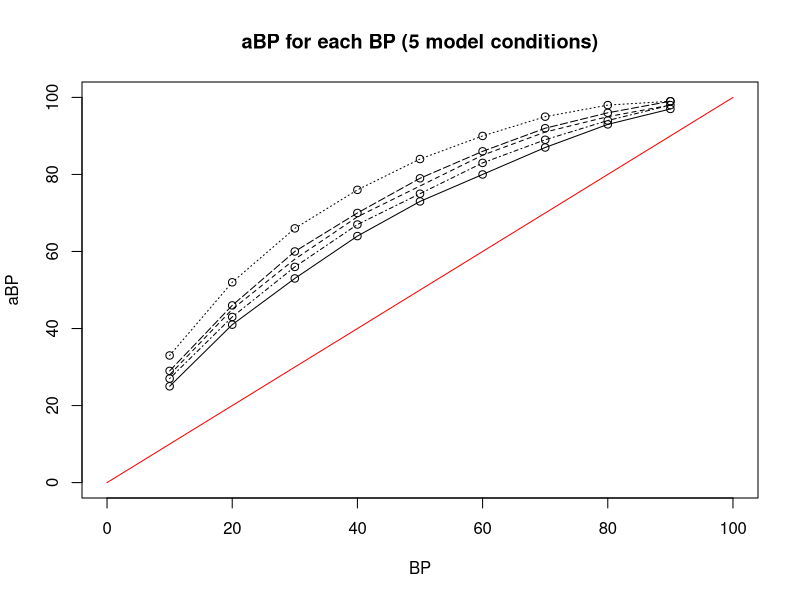
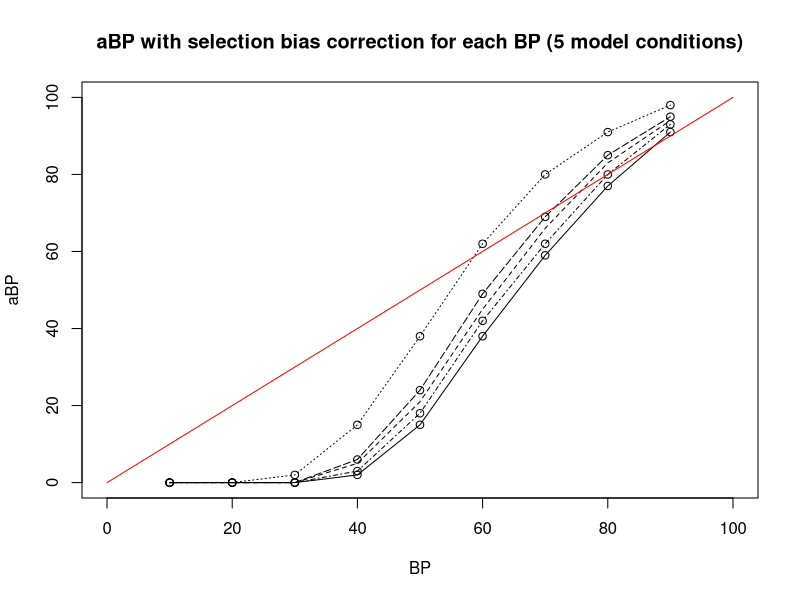

The R source for these figures, in order:
d = read.table('Susko2010Table3.csv', sep='\t', header=TRUE)
pdf("Susko2010Table3aBP.pdf")
plot(d$BP, d$aBPRand, 
    xlim=c(0,100), ylim=c(0,100),
    xlab="BP", ylab="aBP",
    main="aBP for each BP (5 model conditions)", 
    type='l')
points(d$BP, d$aBPRand, pty=1)
lines(d$BP, d$aBPExGam, lty=2)
points(d$BP, d$aBPExEq, pty=3)
lines(d$BP, d$aBPExEq, lty=3)
points(d$BP, d$aBPExGamAA, pty=4)
lines(d$BP, d$aBPExGamAA, lty=4)
points(d$BP, d$aBPExEqAA, pty=5)
lines(d$BP, d$aBPExEqAA, lty=5)
lines(c(0,100), c(0,100), col="red")
dev.off()
pdf("Susko2010Table3aBPMLCorrection.pdf")
plot(d$BP, d$aBPMLRand, xlim=c(0,100), ylim=c(0,100), xlab="BP", ylab="aBP", main="aBP with selection bias correction for each BP (5 model conditions)",
    type='l')
points(d$BP, d$aBPMLRand, pty=1)
lines(d$BP, d$aBPMLExGam, lty=2)
points(d$BP, d$aBPMLExEq, pty=3)
lines(d$BP, d$aBPMLExEq, lty=3)
points(d$BP, d$aBPMLExGamAA, pty=4)
lines(d$BP, d$aBPMLExGamAA, lty=4)
points(d$BP, d$aBPMLExEqAA, pty=5)
lines(d$BP, d$aBPMLExEqAA, lty=5)
lines(c(0,100), c(0,100), col="red")
dev.off()
